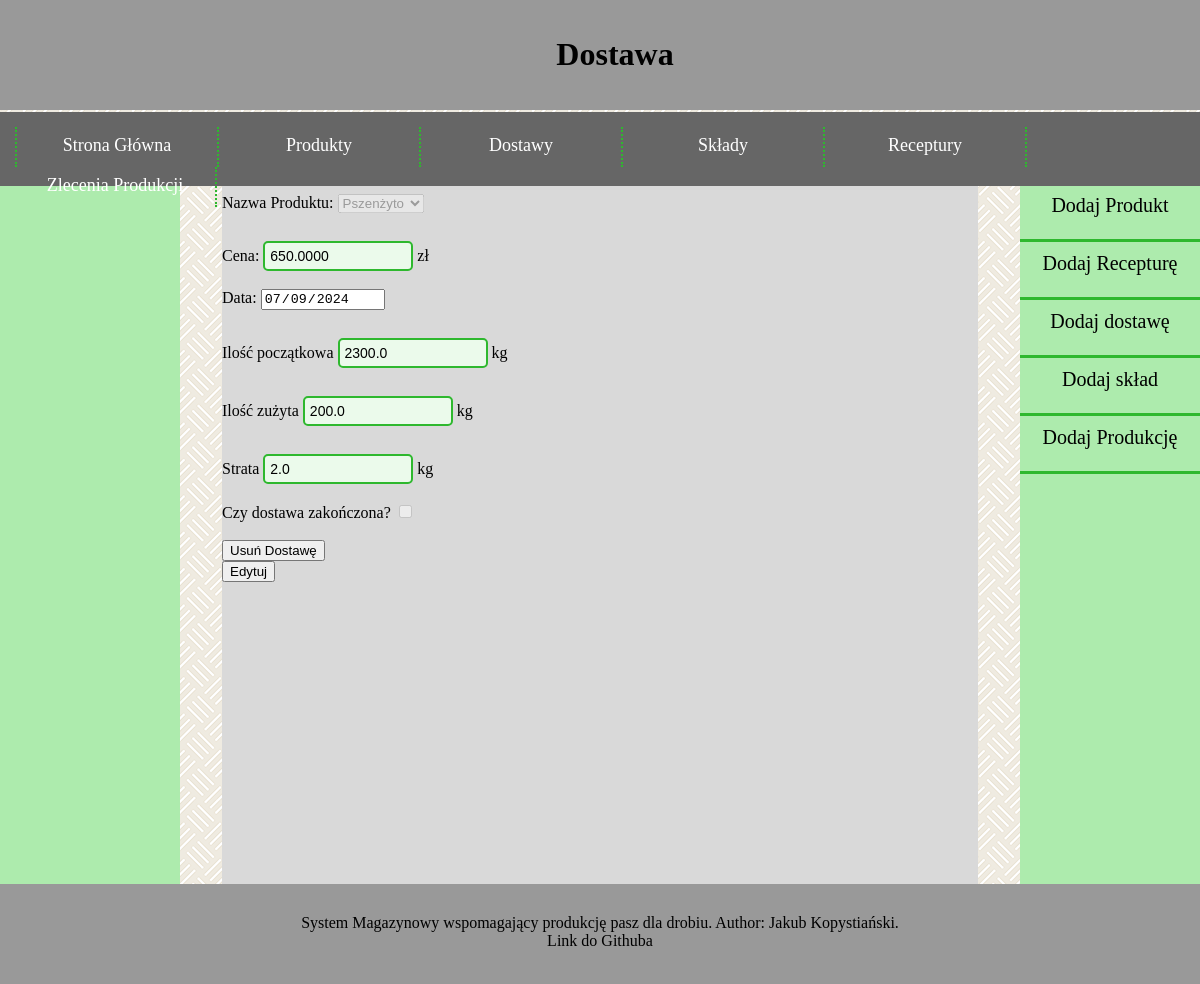
The page /warehouse/delivery/1/ on the database its author committed.
### warehouse/models.py (models this page shows, shortened)
class Delivery(models.Model):
    product = models.ForeignKey(Product, models.CASCADE)
    price = models.DecimalField(max_digits=19, decimal_places=4)
    date = models.DateField(default=timezone.now)
    initial_quantity = models.FloatField()
    used_quantity = models.FloatField()
    waste = models.FloatField()
    is_finished = models.BooleanField()

class Product(models.Model):
    product_name = models.CharField(max_length=1024)
    wilgotnosc = models.DecimalField(max_digits=3, decimal_places=1, default=12, validators=PERCENTAGE_VALIDATOR)
    energia_metaboliczna = models.FloatField()
    bialko_ogolne = models.DecimalField(max_digits=3, decimal_places=1, default=12, validators=PERCENTAGE_VALIDATOR)
    lizyna = models.FloatField()
    metionina = models.FloatField()
    cystyna = models.FloatField()
    treonina = models.FloatField()
    tryptofan = models.FloatField()
    arginina = models.FloatField()
    walina = models.FloatField()
    izoleucyna = models.FloatField()
    wapn = models.FloatField(default=0)
    fosfor_przyswajalny = models.FloatField()
    sod = models.FloatField()
    kwas_linolowy = models.FloatField()

### warehouse/views.py (the view, shortened to what this page needs)
# urls.py: path("delivery/<int:delivery_id>/", views.delivery, name="widok dostawy"),
def delivery(request, delivery_id):
    latest_deliveries_list      = Delivery.objects.all()
    latest_products_list        = Product.objects.all()
    latest_compositions_list    = Composition.objects.all()
    latest_productions_list     = Production.objects.all()
    latest_recipes_list         = Recipe.objects.all()
    readonly = True
    if Delivery.objects.filter(pk=delivery_id).exists():
        delivery = Delivery.objects.get(pk = delivery_id)
    else:
        delivery = False
    context = {
        "latest_deliveries_list": latest_deliveries_list,
        "latest_products_list": latest_products_list,
        "latest_compositions_list": latest_compositions_list,
        "latest_productions_list": latest_productions_list,
        "latest_recipes_list": latest_recipes_list,
        "delivery": delivery,
        "newly_created" : False,
        "readonly" : readonly,
    }
    return render(request, "warehouse/delivery.html", context)

### warehouse/templates/warehouse/delivery.html (shortened to what this page needs)
{% extends "base.html" %}
{% block title %}Dostawa{% endblock %}
{% block content %}
  {% if delivery %}
  <div>
    <form method="POST">
      <label for="product">Nazwa Produktu:</label>
      <select id="product" name="product" {% if readonly %} disabled {% endif %}>
        {% for prod in latest_products_list %}
        <option value={{prod.pk}} {% if prod.pk == delivery.product.pk %} selected {% endif %}>{{prod.product_name}}</option>
        {% endfor %}
      </select>
      <br/><br/>
      <label for="price">Cena:</label>
      <input type="number" id="price" name="price" min="0,00" step="0.01" value={{delivery.price}} {% if readonly %} readonly {% endif %}>
      zł
      <br/><br/>
      <label for="date">Data:</label>
      <input type="date" id="date" name="date" value="{{delivery.date|date:'Y-m-d'}}" {% if readonly %} readonly {% endif %}>
      <br/><br/>
      <label for="initial_quantity">Ilość początkowa</label>
      <input type="number" id="initial_quantity" name="initial_quantity"  step="0.1" value={{delivery.initial_quantity}} {% if readonly %} readonly {% endif %}>
      kg
      <br/><br/>
      <label for="used_quantity">Ilość zużyta</label>
      <input type="number" id="used_quantity" name="used_quantity"  step="0.1" value={{delivery.used_quantity}} {% if readonly %} readonly {% endif %}>
      kg
      <br/><br/>
      <label for="waste">Strata</label>
      <input type="number" id="waste" name="waste"  step="0.1" value={{delivery.waste}} {% if readonly %} readonly {% endif %}>
      kg
      <br/><br/>
      <label for="is_finished">Czy dostawa zakończona?</label>
      <input type="checkbox" id="is_finished" name="is_finished"  value={{delivery.is_finished}} {% if readonly %} disabled {% endif %}>
      <br/><br/>
    </form>
  </div>
  {% if readonly %}
  <form method="POST">
    <input class="delete_button" type="submit" name="delete" value="Usuń Dostawę"/>
  </form>
  <form method="POST">
    <input class="edit_button" type="submit" name="edit" value="Edytuj"/>
  </form>
  {% endif %}
  {% else %}
  <div id="failed">Dostawa nie istnieje</div>
  {% endif %}
{% endblock %}

### warehouse/static/warehouse/style.css (style rules this page uses)
:root { --gray_1: #f2f2f2; --gray_2: #d9d9d9; --gray_3: #bfbfbf; --gray_4: #999999; --gray_5: #666666; --gray_6: #404040; --gray_7: #262626; --green_1: #ebfaeb; --green_2: #adebad; --green_3: #85e085; --green_4: #5cd65c; --green_5: #33cc33; --green_6: #2eb82e; --green_7: #248f24; --green_8: #1f7a1f; --green_9: #145214; --red_1: #ff8080; --red_2: #ff0000; }
body { background-image: url("tlo.png"); color: white; margin: 0; }
input[type=number], input[type=text] { width: 150px; background-color: var(--green_1); color: black; border: 2px solid var(--green_6); border-radius: 5px; font-size: 14px; padding: 5px; box-sizing: border-box; outline: none; margin-top: 10px; }

### rows shown on the page
Delivery: product "Pszenżyto", price "650.0000", date "07/09/2024", initial_quantity "2300.0", used_quantity "200.0", waste "2.0"
